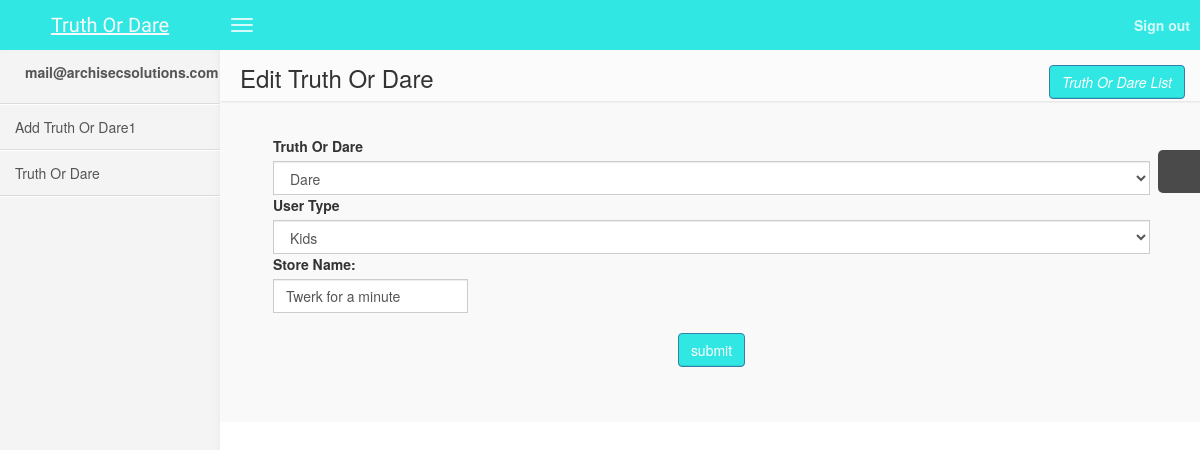
The app's page /admin/edit_truth_or_dare.php?truth_or_dare_id=23 (signed in), older data.
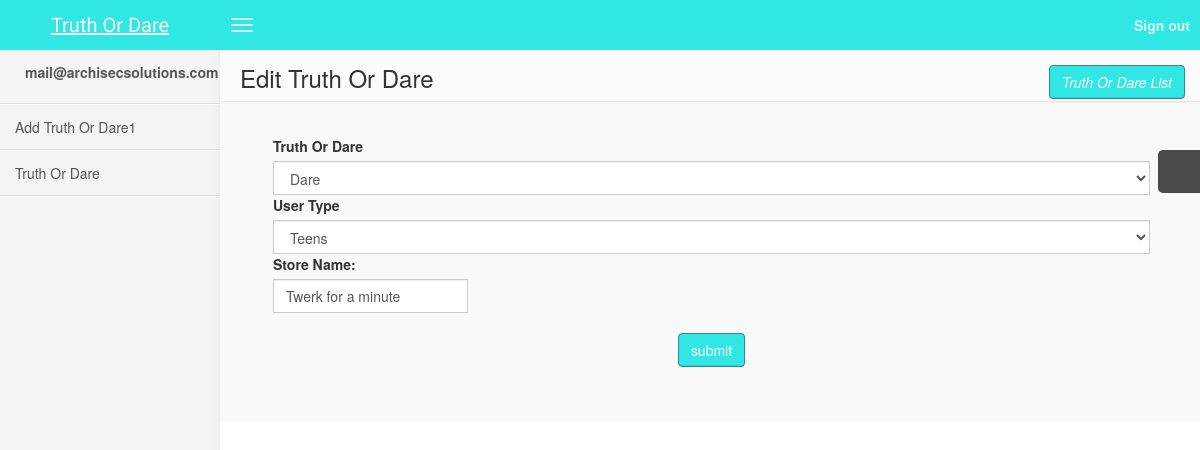
The same page, newer data.
### tables this page shows
CREATE TABLE IF NOT EXISTS `truth_or_dare` (
  `truth_or_dare_id` int(11) NOT NULL AUTO_INCREMENT,
  `type` enum('truth','dare') NOT NULL,
  `user_type` enum('kids','teens','extreme') NOT NULL,
  `text` varchar(250) NOT NULL,
  `createdAt` timestamp NOT NULL DEFAULT CURRENT_TIMESTAMP,
  `order_id` int(11) NOT NULL,
  PRIMARY KEY (`truth_or_dare_id`)
);

### admin/edit_truth_or_dare.php (the view, shortened to what this page needs)
<?php
include("header.php");
include "db.php" ;
		$truth_or_dare = "SELECT * FROM truth_or_dare WHERE truth_or_dare_id = '" . $_REQUEST['truth_or_dare_id'] . "' ";
        $truth_or_dare = mysqli_query($conn, $truth_or_dare);
		$truth_or_dare = $truth_or_dare->fetch_assoc() ;
?>
<aside class="right-side">
    <section class="content-header">
        <h1>
            Edit Truth Or Dare
            <ul style="float:right;">
                <a href="truth_or_dare_list.php"><i class="btn btn-primary">Truth Or Dare List</i></a>
            </ul>
        </h1>
    </section>
    <section class="content">
        <div class="row">
            <div class="col-xs-12">
                <div class="box-body table-responsive">
                    <div class="row" style="padding: 15px;margin-left: 8px;margin-right: 5px">
                        <form  method="post" class="form-inline" enctype="multipart/form-data">
                            <div class="col-md-12 col-sm-12 form-group">
                                <label for="phase" class="col-md-12" style="padding: 0;font-weight: bold">Truth Or Dare</label>
                                <select name="truth_or_dare" class="form-control col-md-12" >
                                    <option value="dare" <?php if ($truth_or_dare['type'] == "dare") echo 'selected="selected"'; ?> >Dare</option>
                                </select>
                            </div>
                                <div class="col-md-12 col-sm-12 form-group">
                                <label for="phase" class="col-md-12" style="padding: 0;font-weight: bold">User Type</label>
                                <select name="user_type" class="form-control col-md-12" >
                                    <option value="kids" <?php if ($truth_or_dare['user_type'] == "kids") echo 'selected="selected"'; ?> >Kids</option>
                                    <option value="teens" <?php if ($truth_or_dare['user_type'] == "teens") echo 'selected="selected"'; ?> >Teens</option>
                                </select>
                            </div>
                            <div class="col-md-12 col-sm-12 form-group">
                                <label  class="col-md-12" style="padding: 0;font-weight: bold">Store Name:</label>
                                <input type="text" class="form-control col-md-12" name="text" value="<?php echo $truth_or_dare['text']; ?>" required="" placeholder="Text">
                            </div>
                            <center>
                                <div class="col-md-12 col-sm-12 margin-top-bottom-20">
                                    <input type="submit" name="submit" value="submit" class="btn btn-primary">
                                </div>
                            </center>
                        </form>
                    </div>
                </div>
            </div>
        </div>
    </section>
</aside>

Row changes from the older to the newer data that the page shows:
changed truth_or_dare "Dare": user_type "Kids" → "Teens"
